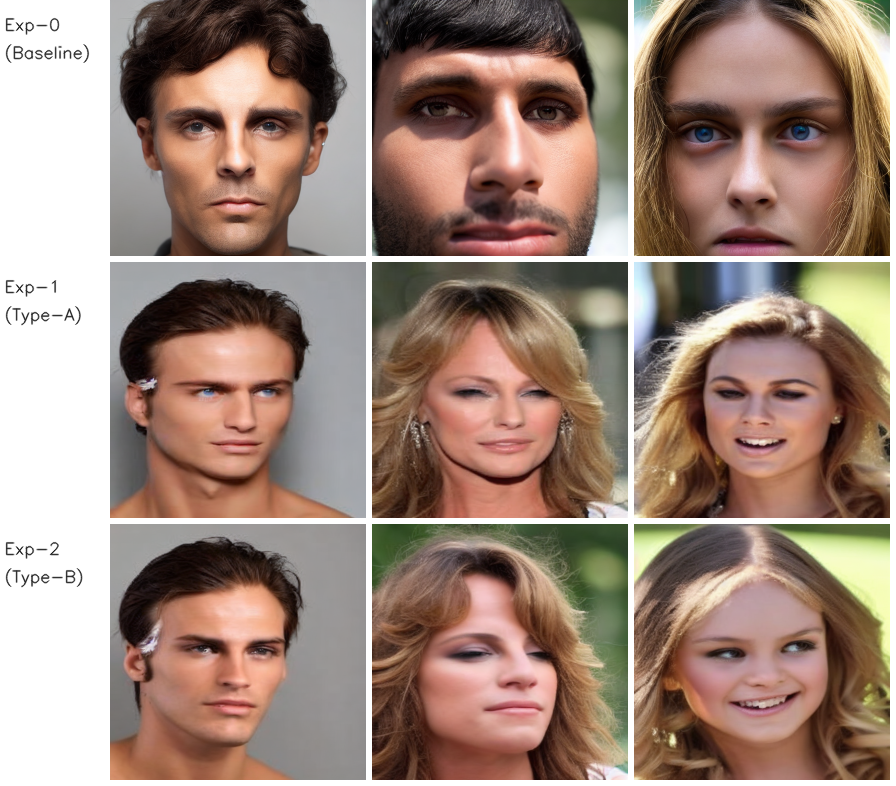
#> input picture evaluation/qualitative.png, 896 x 786 px
$ python -i diagnose_masks.py   (imports and definitions only)
#> lines starting #> are read from the running program, lines starting #| are printed output that depends on the picture
"""
마스크 생성 과정 진단 스크립트.
- 각 위조 유형의 진폭 스펙트럼이 실제로 얼마나 다른지
- K-means labels가 위조 유형별로 얼마나 다른지/같은지
- amp 값의 분포 (정규화 전/후)
를 확인.

사용법:
    python diagnose_masks.py \
        --frames_root "C:/Temp/TP2606_deepfake/frames" \
        --out_dir "C:/Temp/TP2606_deepfake/masks/diag"
"""

import argparse
from pathlib import Path

import cv2
import numpy as np
from sklearn.cluster import KMeans
from tqdm import tqdm


# [43 lines left out: functions mean_amplitude_spectrum, cluster_spectrum, not called in this run]


def main(frames_root, out_dir):
    frames_root = Path(frames_root)
    out_dir = Path(out_dir)
    out_dir.mkdir(parents=True, exist_ok=True)

    fake_types = ["Deepfakes", "Face2Face", "NeuralTextures"]
    amps = {}

    print("[1] 진폭 스펙트럼 계산")
    for ft in fake_types:
        amps[ft] = mean_amplitude_spectrum(frames_root / ft)

    # ─────────────────────────────────────────
    # (A) 진폭 스펙트럼 자체가 유형별로 얼마나 다른가
    # ─────────────────────────────────────────
    print("\n[2] 진폭 스펙트럼 차이 (정규화 후 MAE)")
    norm_amps = {}
    for ft in fake_types:
        a = amps[ft]
        a_log = np.log1p(a)
        norm_amps[ft] = (a_log - a_log.min()) / (a_log.max() - a_log.min() + 1e-8)

    pairs = [("Deepfakes", "Face2Face"), ("Deepfakes", "NeuralTextures"), ("Face2Face", "NeuralTextures")]
    for a, b in pairs:
        diff = np.abs(norm_amps[a] - norm_amps[b]).mean()
        print(f"    {a} vs {b}: MAE = {diff:.5f}")

    # 차이 히트맵 저장
    for a, b in pairs:
        diff = np.abs(norm_amps[a] - norm_amps[b])
        diff_vis = (diff / diff.max() * 255).astype(np.uint8)
        diff_color = cv2.applyColorMap(diff_vis, cv2.COLORMAP_JET)
        cv2.imwrite(str(out_dir / f"diff_{a}_vs_{b}.png"), diff_color)

    # ─────────────────────────────────────────
    # (B) amp_n 의 값 범위 vs r_n, theta_n 범위 비교
    # ─────────────────────────────────────────
    print("\n[3] Feature 값 범위 비교 (K-means 입력)")
    for ft in fake_types:
        _, features = cluster_spectrum(amps[ft], k=8)
        r_n, theta_n, amp_n = features[:, 0], features[:, 1], features[:, 2]
        print(f"    {ft}:")
        print(f"        r_n     range = [{r_n.min():.3f}, {r_n.max():.3f}], std={r_n.std():.4f}")
        print(f"        theta_n range = [{theta_n.min():.3f}, {theta_n.max():.3f}], std={theta_n.std():.4f}")
        print(f"        amp_n   range = [{amp_n.min():.3f}, {amp_n.max():.3f}], std={amp_n.std():.4f}")

    # ─────────────────────────────────────────
    # (C) 위조 유형별 K-means labels 가 얼마나 같은가 (label 일치율)
    # ─────────────────────────────────────────
    print("\n[4] K-means 클러스터 모양 일치율 (라벨 번호는 다를 수 있으니 IoU 최대 매칭 후 비교)")
    labels = {}
    for ft in fake_types:
        labels[ft], _ = cluster_spectrum(amps[ft], k=8)

    # [13 lines left out: function best_match_agreement, not called in this run]

    for a, b in pairs:
        agreement = best_match_agreement(labels[a], labels[b])
        print(f"    {a} vs {b}: 클러스터 모양 일치율 = {agreement*100:.1f}%")

    # 라벨 시각화 저장
    for ft in fake_types:
        lab_vis = (labels[ft].astype(np.float32) / 7 * 255).astype(np.uint8)
        lab_color = cv2.applyColorMap(lab_vis, cv2.COLORMAP_RAINBOW)
        cv2.imwrite(str(out_dir / f"labels_{ft}.png"), lab_color)

    print(f"\n[✓] 시각화 저장 위치: {out_dir.resolve()}")


# [6 lines not run here, left out]

>>> import cv2
>>> picture = cv2.imread('evaluation/qualitative.png', cv2.IMREAD_GRAYSCALE)
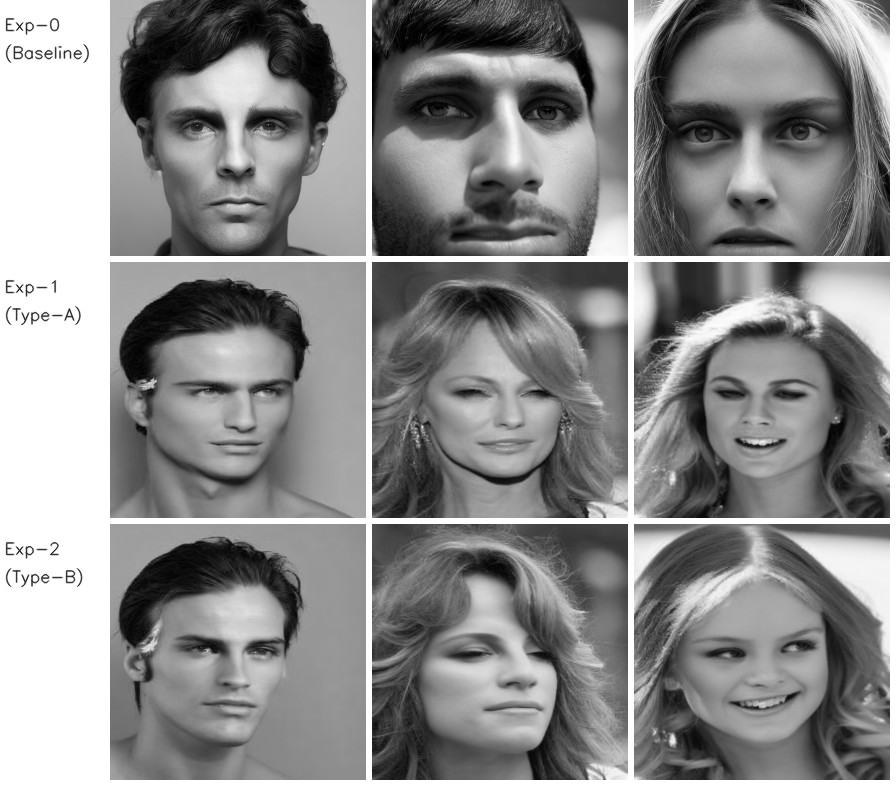
#> picture: shape (786, 896); min 0, max 255, mean 139.7
>>> result = main(picture, 'out.png')
#> (the run stopped early here; a loop or call above may not have finished)
